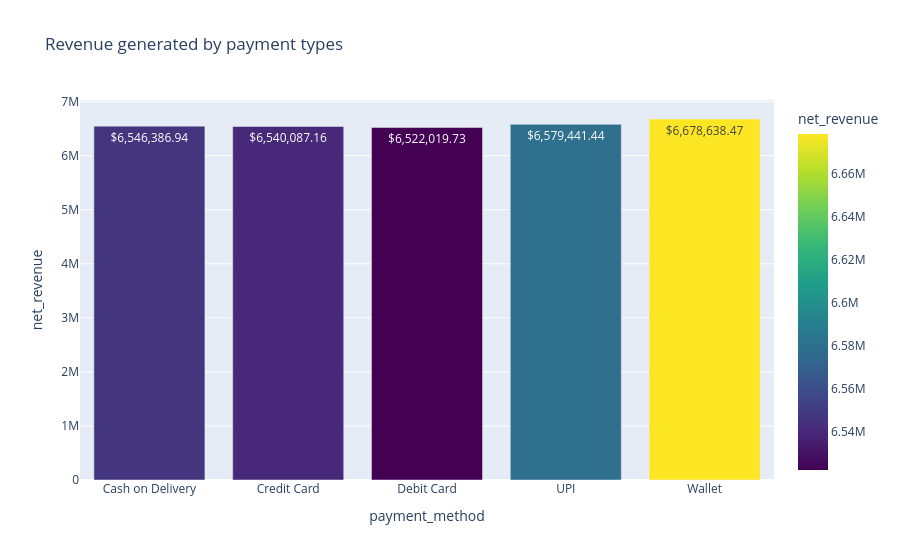

The notebook cell saved with this chart:
### Code cell
vc = df.groupby('payment_method')['net_revenue'].sum()

fig = px.bar(
    vc,
    y='net_revenue',
    text='net_revenue',
    title="Revenue generated by payment types",
    color='net_revenue',
    color_continuous_scale='Viridis'
)
fig.update_traces(
    textposition='inside',
    texttemplate='$%{y:,.2f}'
)
fig.show()

### Figure 1 — Plotly figure (JSON) as saved in the notebook; plotly's stock layout.template omitted (floating-point values rounded to 4 significant figures)
{"data": [{"hovertemplate": "payment_method=%{x}<br>net_revenue=%{marker.color}<extra></extra>", "legendgroup": "", "marker": {"color": [6546000.0, 6540000.0, 6522000.0, 6579000.0, 6679000.0], "coloraxis": "coloraxis", "pattern": {"shape": ""}}, "name": "", "orientation": "v", "showlegend": false, "text": [6546000.0, 6540000.0, 6522000.0, 6579000.0, 6679000.0], "textposition": "inside", "texttemplate": "$%{y:,.2f}", "type": "bar", "x": ["Cash on Delivery", "Credit Card", "Debit Card", "UPI", "Wallet"], "xaxis": "x", "y": [6546000.0, 6540000.0, 6522000.0, 6579000.0, 6679000.0], "yaxis": "y"}], "layout": {"barmode": "relative", "coloraxis": {"colorbar": {"title": {"text": "net_revenue"}}, "colorscale": [[0, "#440154"], [0.1111, "#482878"], [0.2222, "#3e4989"], [0.3333, "#31688e"], [0.4444, "#26828e"], [0.5556, "#1f9e89"], [0.6667, "#35b779"], [0.7778, "#6ece58"], [0.8889, "#b5de2b"], [1, "#fde725"]]}, "legend": {"tracegroupgap": 0}, "title": {"text": "Revenue generated by payment types"}, "xaxis": {"anchor": "y", "domain": [0, 1], "title": {"text": "payment_method"}}, "yaxis": {"anchor": "x", "domain": [0, 1], "title": {"text": "net_revenue"}}}}
